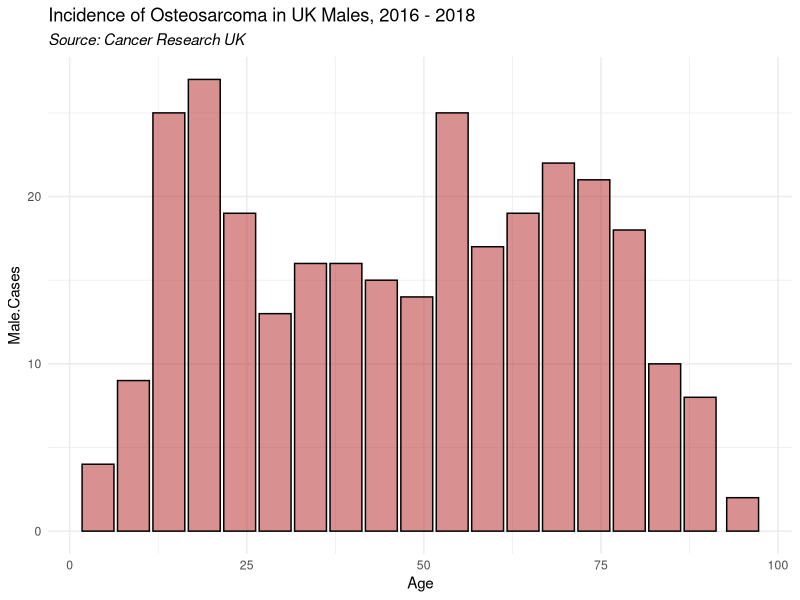
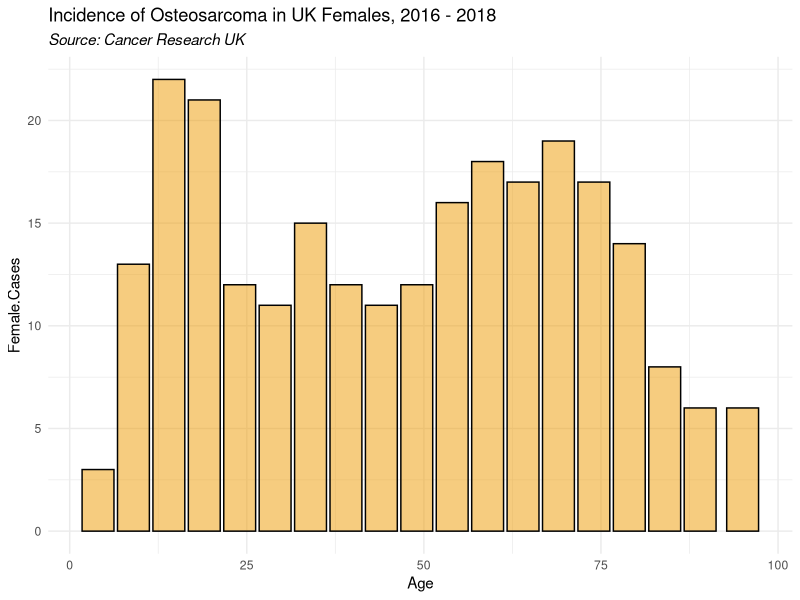
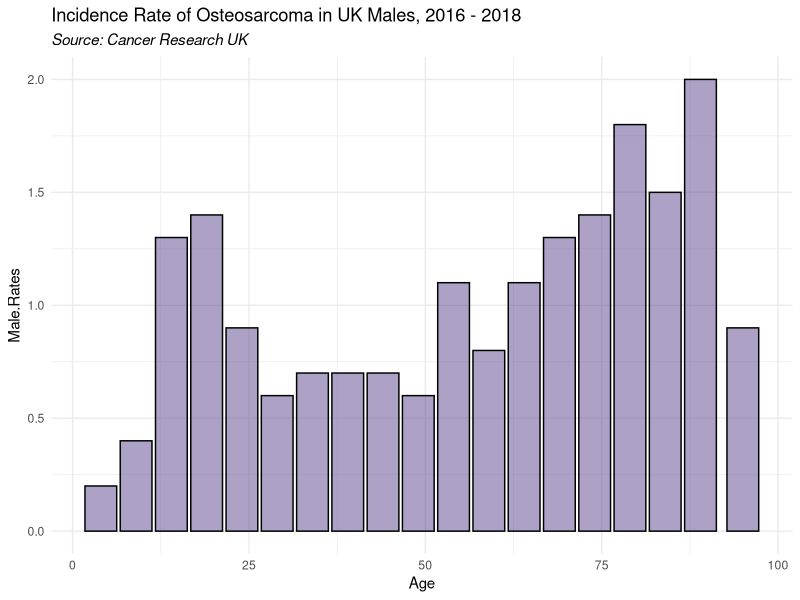
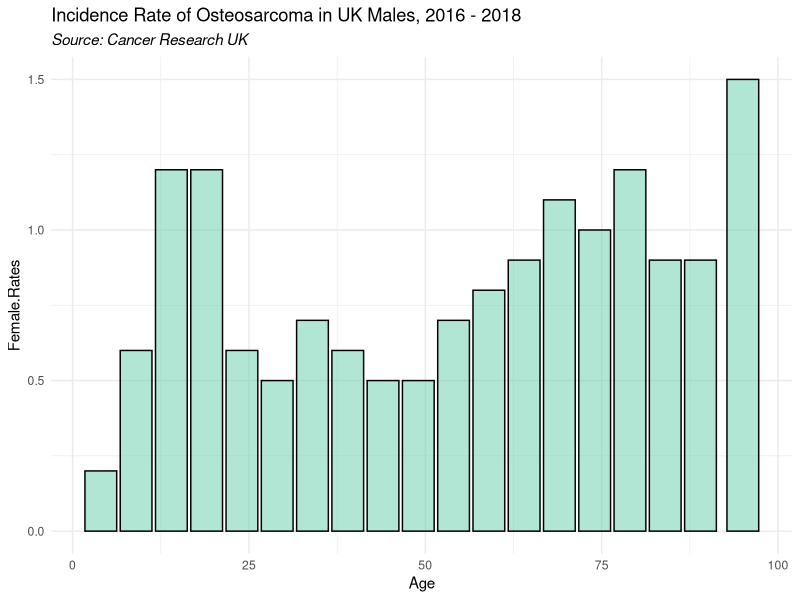
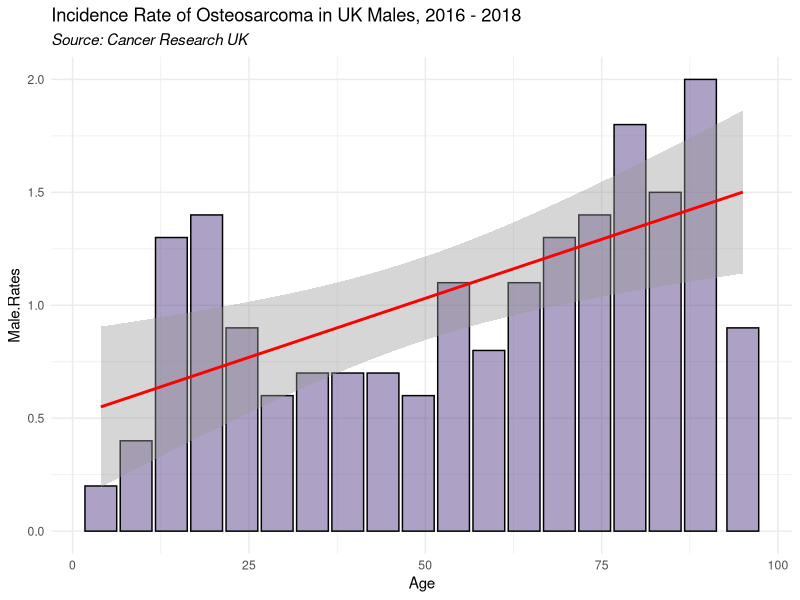
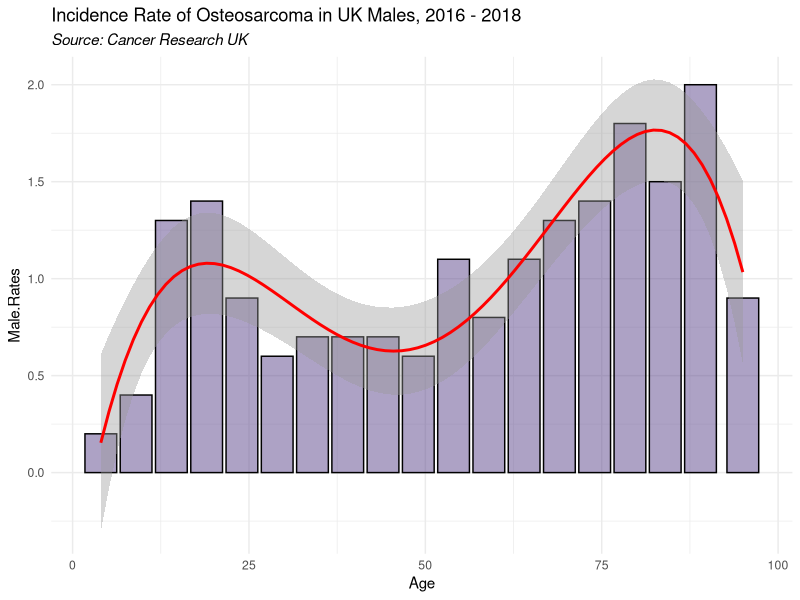
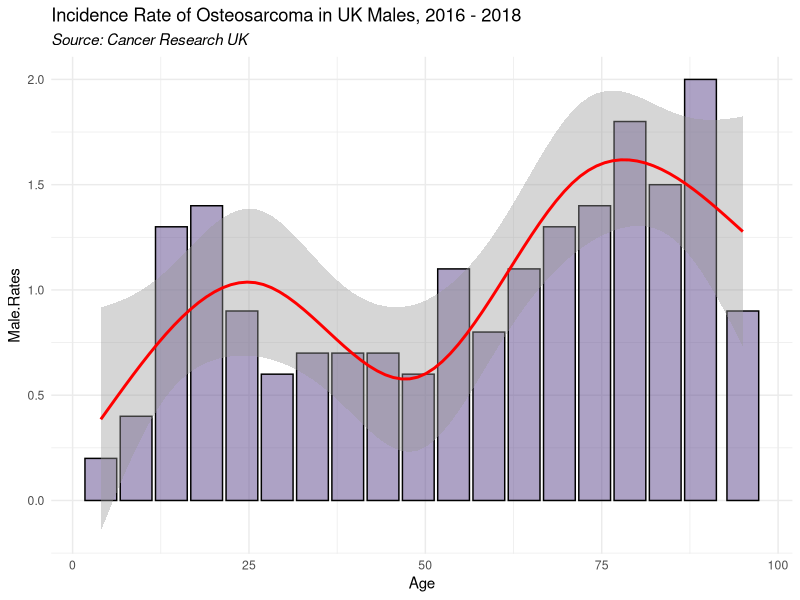
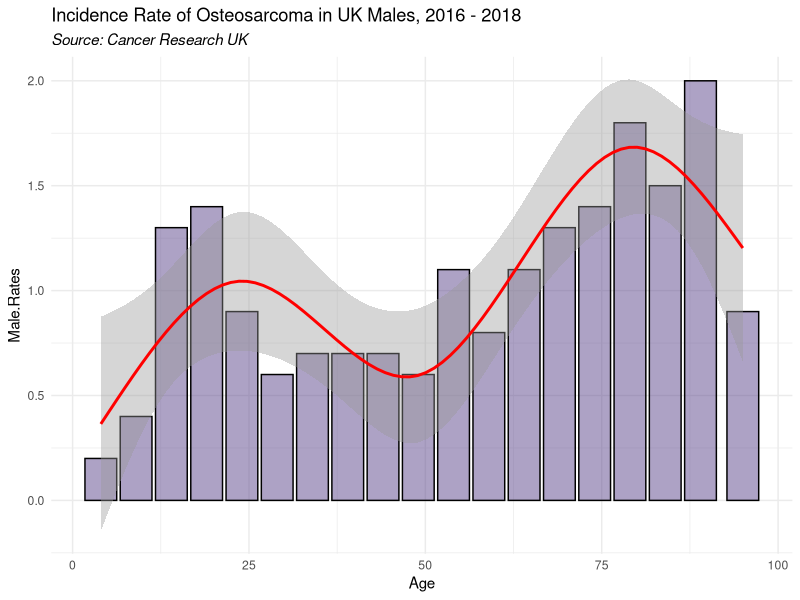

Reproduce these figures in R, in order.
# Here is an example using Osteosarcoma, a type of bone cancer.
# This is based on incidence data, per 100,00 population 2016-2018,
# Published by Cancer Research UK:
# https://www.cancerresearchuk.org/health-professional/cancer-statistics/statistics-by-cancer-type/bone-sarcoma/incidence
# The data have been slightly regrouped to aid the exercise.

# Load the data:

library(readr)
sarcoma <- read_csv("./data/sarcoma.csv", name_repair = "universal")

# Columns in the data are:
# Age:            Upper number of 5-year age bands. e.g. 0 - 4, is coded as 4.  90+ is coded as 95
#                 for the sake of this exercise.
# Female.Cases:   Number of incident cases reported in females.
# Male.Cases:     Number of incident cases reported in males.
# Female.Rates:   Incidence Rate per 100,000 population, in this age group, for females
# Male.Rates:     Incidence Rate per 100,000 population, in this age group, for males




###################### Part 1: Linear regression with a single predictor  ######################################

# With the Sarcoma data, we will examine the relationship between age and incidence
# Pick either the Male or Female reporting category and lets consider the number of Cases
summary(sarcoma)

View(sarcoma)




# Let's visualise the shape of the distribution.
# Scatter plots, line or bar charts may be good starts.

library(ggplot2)
ggplot(sarcoma, aes(x=Age, y=Male.Cases))+
  geom_col(fill="firebrick", col=1, alpha=0.5)+
  labs(title="Incidence of Osteosarcoma in UK Males, 2016 - 2018", subtitle="Source: Cancer Research UK")+
  theme_minimal()+
  theme(plot.subtitle = element_text(face="italic"))

ggplot(sarcoma, aes(x=Age, y=Female.Cases))+
  geom_col(fill="orange2", col=1, alpha=0.5)+
  labs(title="Incidence of Osteosarcoma in UK Females, 2016 - 2018", subtitle="Source: Cancer Research UK")+
  theme_minimal()+
  theme(plot.subtitle = element_text(face="italic"))




# Does the number of cases appear related to age?  -  Some increasing relationship
# If so, is it linearly?



# Try the same with the rate to see if population size clouds it.

ggplot(sarcoma, aes(x=Age, y=Male.Rates))+
  geom_col(fill="mediumpurple4", col=1, alpha=0.5)+
  labs(title="Incidence Rate of Osteosarcoma in UK Males, 2016 - 2018", subtitle="Source: Cancer Research UK")+
  theme_minimal()+
  theme(plot.subtitle = element_text(face="italic"))

ggplot(sarcoma, aes(x=Age, y=Female.Rates))+
  geom_col(fill="mediumaquamarine", col=1, alpha=0.5)+
  labs(title="Incidence Rate of Osteosarcoma in UK Males, 2016 - 2018", subtitle="Source: Cancer Research UK")+
  theme_minimal()+
  theme(plot.subtitle = element_text(face="italic"))



# Does the number of cases appear related to age?  -  Looks to be stronger
# If so, is it linearly? No, appears to be a peak in teenage to early twenties





################################################################################################################
# Modelling the rate in Males.

# Build a linear regression model (lm) to examine it using the summary function

sarcoma_lm <- lm(Male.Rates ~ Age,data=sarcoma)

summary(sarcoma_lm)


# Let's visualise it using ggplots 'geom_smooth', giving it the method = lm

ggplot(sarcoma, aes(x=Age, y=Male.Rates))+
  geom_col(fill="mediumpurple4", col=1, alpha=0.5)+
  geom_smooth(col="red", method = "lm") +
  labs(title="Incidence Rate of Osteosarcoma in UK Males, 2016 - 2018", subtitle="Source: Cancer Research UK")+
  theme_minimal()+
  theme(plot.subtitle = element_text(face="italic"))


# Examine this plot.  Is the model a good fit?
# Is it good for any of the range?


#################################################################################################################

# Let's try and do this with a polynomial term or two: Age + Age^2 + Age^3
# You can manually do it, or use the poly() function, which helps reduce correlation
# The more higher order the terms are, the more 'wiggly' the fit.
sarcoma_lm_poly <- lm(Male.Rates ~ poly(Age,degree=4),data=sarcoma)

summary(sarcoma_lm_poly)

anova(sarcoma_lm_poly)

# Visualise this again with ggplot geom_smooth.  Add the argument: formula = "y ~ naturalSpline(x)", including your options

ggplot(sarcoma, aes(x=Age, y=Male.Rates))+
  geom_col(fill="mediumpurple4", col=1, alpha=0.5)+
  geom_smooth(col="red", method = "lm", formula = "y ~ poly(x,degree=4)") +
  labs(title="Incidence Rate of Osteosarcoma in UK Males, 2016 - 2018", subtitle="Source: Cancer Research UK")+
  theme_minimal()+
  theme(plot.subtitle = element_text(face="italic"))



### Discuss overfitting.


#################################################




# Fit the model with a spline instead
# Use the 'splines2' package, and the natural cubic spline function naturalSpline
# Try specifying a number of degrees of freedom  - explain
# Try specifying the knots at specific ages

library(splines2)

sarcoma_lm_spline1 <- lm(Male.Rates ~ naturalSpline(Age, df=4),data=sarcoma)

summary(sarcoma_lm_spline1)


sarcoma_lm_spline2 <- lm(Male.Rates ~ naturalSpline(Age, knots= c(24,49,79)),data=sarcoma)

summary(sarcoma_lm_spline2)

# Has the model improved? - Yes, drastically. R-squared practically doubled.


# Visualise this again with ggplot geom_smooth.  Add the argument: formula = "y ~ naturalSpline(x)", including your options

ggplot(sarcoma, aes(x=Age, y=Male.Rates))+
  geom_col(fill="mediumpurple4", col=1, alpha=0.5)+
  geom_smooth(col="red", method = "lm", formula = "y ~ naturalSpline(x, df=4)") +
  labs(title="Incidence Rate of Osteosarcoma in UK Males, 2016 - 2018", subtitle="Source: Cancer Research UK")+
  theme_minimal()+
  theme(plot.subtitle = element_text(face="italic"))


ggplot(sarcoma, aes(x=Age, y=Male.Rates))+
  geom_col(fill="mediumpurple4", col=1, alpha=0.5)+
  geom_smooth(col="red", method = "lm", formula = "y ~ naturalSpline(x,  knots= c(24,49,79))") +
  labs(title="Incidence Rate of Osteosarcoma in UK Males, 2016 - 2018", subtitle="Source: Cancer Research UK")+
  theme_minimal()+
  theme(plot.subtitle = element_text(face="italic"))
